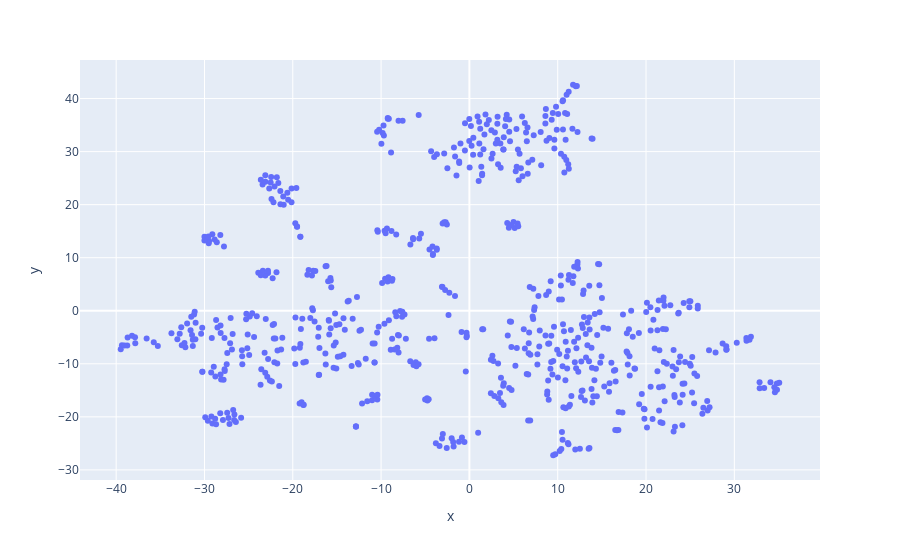

The cell this chart's notebook holds for it:
### Code cell
import plotly.express as px

n_topics = 4
#mycolors = np.array([color for name, color in mcolors.TABLEAU_COLORS.items()])

# Format

max_label = max(clusters)
max_items = np.random.choice(range(text.shape[0]), size=682, replace=False)
    
pca = PCA(n_components=2).fit_transform(text[max_items,:].todense())
tsne = TSNE().fit_transform(PCA(n_components=50).fit_transform(text[max_items,:].todense()))
    
    
idx = np.random.choice(range(pca.shape[0]), size=682, replace=False)
label_subset = clusters[max_items]
label_subset = [cm.hsv(i/max_label) for i in label_subset[idx]]

df = data["text"]
fig = px.scatter(df, x=tsne[idx, 0], y=tsne[idx, 1], )
fig.show()

### Figure 1 — Plotly figure (JSON) as saved in the notebook; plotly's stock layout.template omitted (floating-point values rounded to 4 significant figures; data arrays with more than 128 entries replaced by an {"elided": "..."} marker saying what was removed)
{"data": [{"hovertemplate": "x=%{x}<br>y=%{y}<extra></extra>", "legendgroup": "", "marker": {"color": "#636efa", "symbol": "circle"}, "mode": "markers", "name": "", "showlegend": false, "type": "scatter", "x": {"elided": "682 float values"}, "xaxis": "x", "y": {"elided": "682 float values"}, "yaxis": "y"}], "layout": {"legend": {"tracegroupgap": 0}, "margin": {"t": 60}, "xaxis": {"anchor": "y", "domain": [0, 1], "title": {"text": "x"}}, "yaxis": {"anchor": "x", "domain": [0, 1], "title": {"text": "y"}}}}
